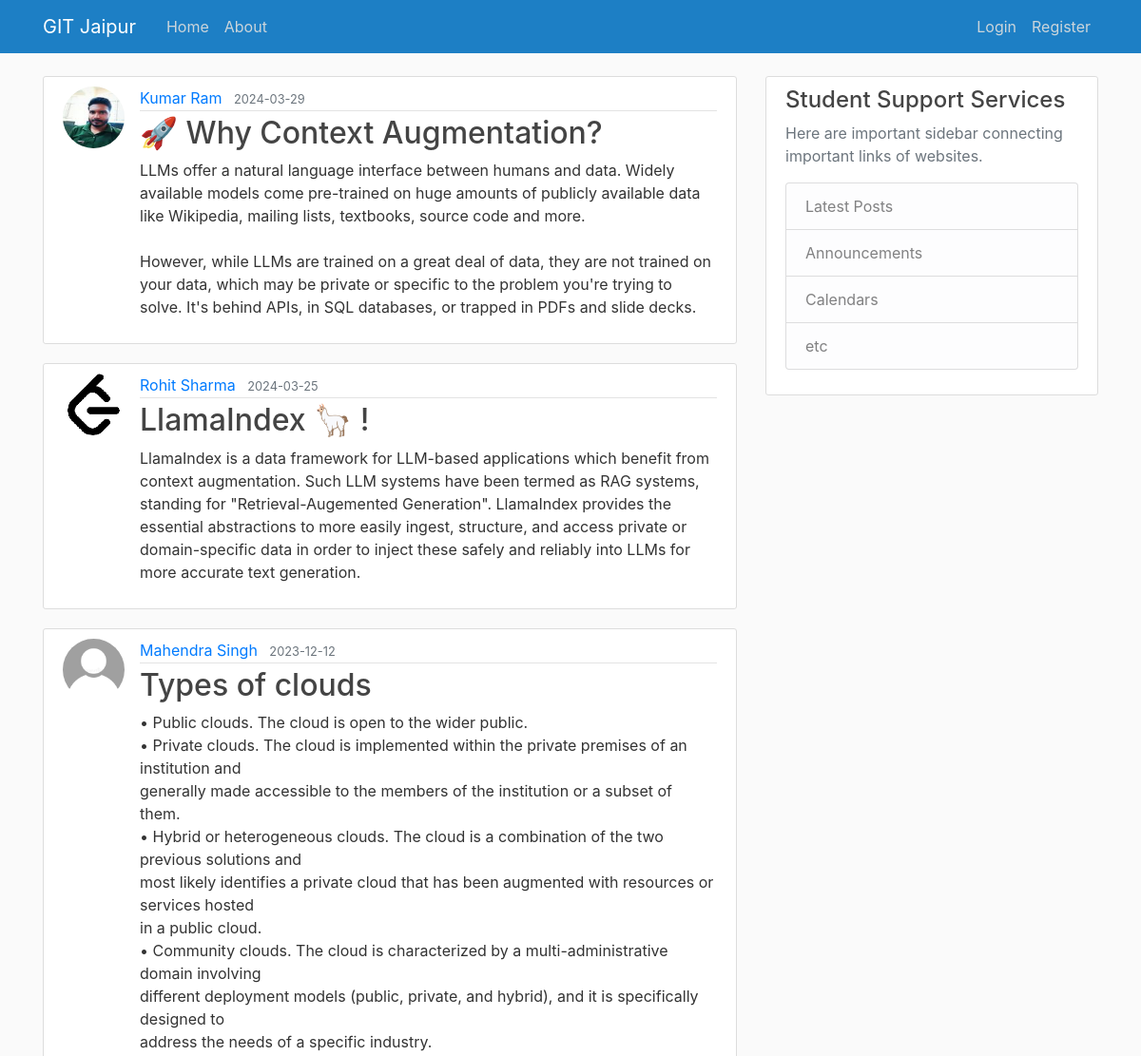
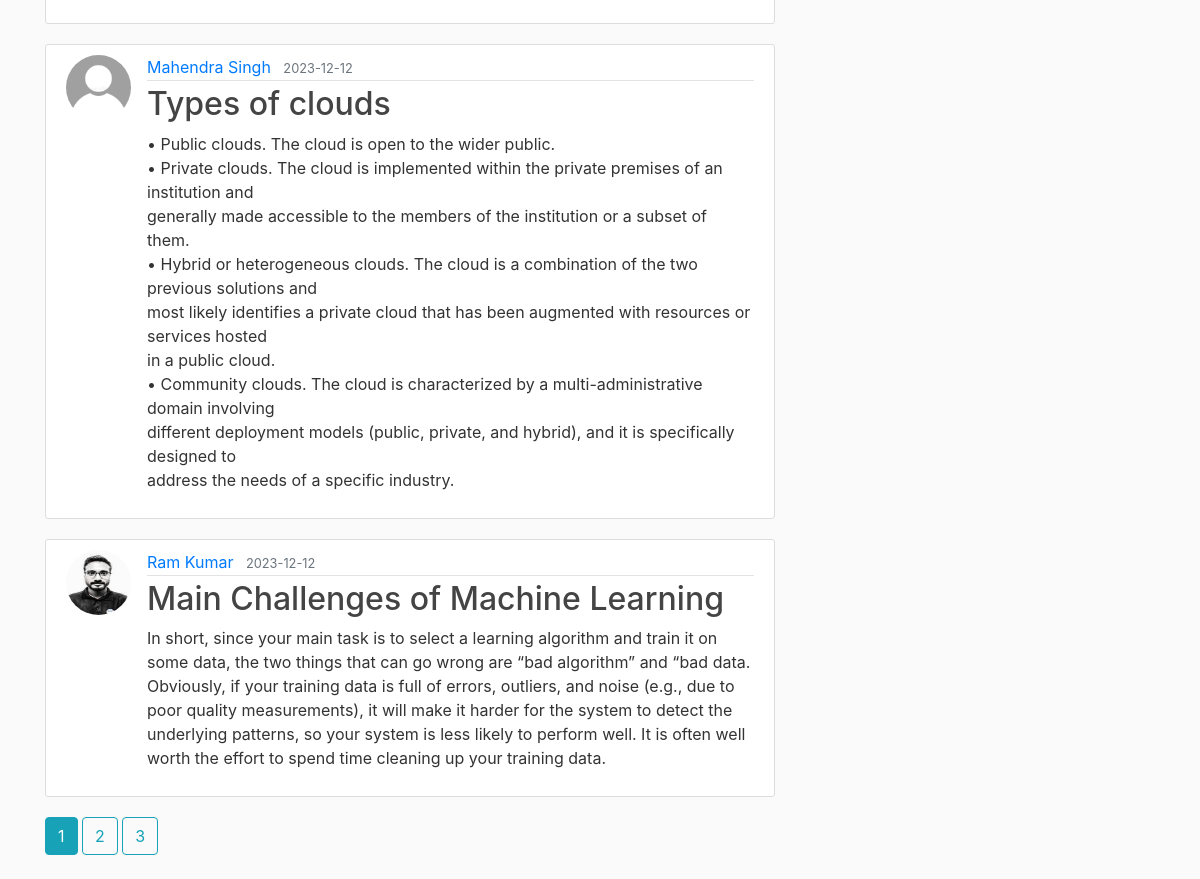
The page /home on the database its author committed (2 pictures, top to bottom).
### flask_app/models.py (models this page shows, shortened)
class Post(db.Model):
    id = db.Column(db.Integer, primary_key=True)
    title = db.Column(db.String(100), nullable=False)
    msg_date = db.Column(db.DateTime, nullable=False, default=datetime.now(timezone.utc))
    content = db.Column(db.Text, nullable=False)
    user_id = db.Column(db.Integer, db.ForeignKey('user.id'), nullable=False)

class User(db.Model, UserMixin):
    id = db.Column(db.Integer, primary_key=True)
    username = db.Column(db.String(20), unique=True, nullable=False)
    email = db.Column(db.String(120), unique=True, nullable=False)
    image_file = db.Column(db.String(20), nullable=False, default='default.jpg')
    password = db.Column(db.String(60), nullable=False)
    msges = db.relationship('Post', backref='sender', lazy=True)

### flask_app/routes.py (the view)
@app.route('/')
@app.route('/home')
def home():
    page = request.args.get('page', 1, type=int)
    posts = Post.query.order_by(Post.msg_date.desc()).paginate(page=page, per_page=5)
    return render_template('home.html', posts = posts)

### flask_app/templates/home.html
{% extends "layout.html" %}
{% block content %}
    {% for post in posts.items %}
        <article class="media content-section">
            <img class="rounded-circle article-img" src="{{ url_for('static', filename='profile_pic/'+post.sender.image_file) }}">
            <div class="media-body">
                <div class="article-metadata">
                    <a class="mr-2" href="{{ url_for('user_posts', username=post.sender.username) }}">{{ post.sender.username }}</a>
                    <small class="text-muted">{{ post.msg_date.strftime('%Y-%m-%d') }}</small>
                </div>
                <h2><a class="article-title" href="{{ url_for('post', post_id=post.id) }}">{{ post.title }}</a></h2>
                <p class="article-content">{{ post.content }}</p>
            </div>
        </article>
    {% endfor %}
    {% for page_num in posts.iter_pages(left_edge=1, right_edge=1, left_current=1, right_current=2) %}
        {% if page_num %}
            {% if posts.page == page_num %}
                <a class="btn btn-info mb-4" href="{{ url_for('home', page=page_num) }}">{{ page_num }}</a>
            {% else %}
                <a class="btn btn-outline-info mb-4" href="{{ url_for('home', page=page_num) }}">{{ page_num }}</a>
            {% endif %}
        {% else %}
            ...
        {% endif %}
    {% endfor %}
{% endblock content %}

### flask_app/templates/layout.html (shortened to what this page needs)
<!DOCTYPE html>
<html>
<head>
    <link rel="stylesheet" href="https://cdn.jsdelivr.net/npm/bootstrap@4.4.1/dist/css/bootstrap.min.css">
    <link rel="stylesheet" type="text/css" href="{{url_for('static', filename='main.css')}}">
</head>
<body>
    <header class="site-header">
        <nav class="navbar navbar-expand-md navbar-dark bg-steel fixed-top">
            <div class="container">
                <a class="navbar-brand mr-4" href="https://gitjaipur.com/">GIT Jaipur</a>
                <div class="collapse navbar-collapse" id="navbarToggle">
                <div class="navbar-nav mr-auto">
                    <a class="nav-item nav-link" href="{{ url_for('home') }}">Home</a>
                    <a class="nav-item nav-link" href="{{ url_for('about') }}">About</a>
                </div>
                <div class="navbar-nav">
                    {% if current_user.is_authenticated %}
                        <a class="nav-item nav-link" href="{{ url_for('new_post') }}">New Post</a>
                        <a class="nav-item nav-link" href="{{ url_for('account') }}">Account</a>
                        <a class="nav-item nav-link" href="{{ url_for('logout') }}">Logout</a>
                    {% else %}
                        <a class="nav-item nav-link" href="{{ url_for('login') }}">Login</a>
                        <a class="nav-item nav-link" href="{{ url_for('register') }}">Register</a>
                    {% endif %}
                </div>
                </div>
            </div>
        </nav>
    </header>
    <main role="main" class="container">
        <div class="row">
            <div class="col-md-8">
                {% block content %}{% endblock %}
            </div>
            <div class="col-md-4">
                <div class="content-section">
                <h4>Student Support Services</h4>
                <p class='text-muted'>Here are important sidebar connecting important links of websites.
                    <ul class="list-group">
                    <li class="list-group-item list-group-item-light">Latest Posts</li>
                    <li class="list-group-item list-group-item-light">Announcements</li>
                    <li class="list-group-item list-group-item-light">Calendars</li>
                    <li class="list-group-item list-group-item-light">etc</li>
                    </ul>
                </p>
                </div>
            </div>
        </div>
    </main>
</body>
</html>

### flask_app/static/main.css (style rules this page uses)
body { background: #fafafa; color: #333333; margin-top: 5rem; }
h1, h2, h3, h4, h5, h6 { color: #444444; }
.bg-steel { background-color: #1d7fc5; }
.site-header .navbar-nav .nav-link { color: #cbd5db; }
.content-section { background: #ffffff; padding: 10px 20px; border: 1px solid #dddddd; border-radius: 3px; margin-bottom: 20px; }
.article-title { color: #444444; }
.article-content { white-space: pre-line; }
.article-img { height: 65px; width: 65px; margin-right: 16px; }
.article-metadata { padding-bottom: 1px; margin-bottom: 4px; border-bottom: 1px solid #e3e3e3 }

### rows shown on the page
Post: image_file (picture), sender.username "Kumar Ram", msg_date "2024-03-29", title "🚀 Why Context Augmentation?", content "LLMs offer a natural language interface between humans and data. Widely available models come pre-trained on huge amounts of publicly available data like Wikipedia, mailing lists, textbooks, source code and more. However, while LLMs are trained on a great deal of data, they are not trained on your data, which may be private or specific to the problem you're trying to solve. It's behind APIs, in SQL databases, or trapped in PDFs and slide decks."
Post: image_file (picture), sender.username "Rohit Sharma", msg_date "2024-03-25", title "LlamaIndex 🦙 !", content "LlamaIndex is a data framework for LLM-based applications which benefit from context augmentation. Such LLM systems have been termed as RAG systems, standing for \"Retrieval-Augemented Generation\". LlamaIndex provides the essential abstractions to more easily ingest, structure, and access private or domain-specific data in order to inject these safely and reliably into LLMs for more accurate text generation."
Post: image_file (placeholder picture), sender.username "Mahendra Singh", msg_date "2023-12-12", title "Types of clouds", content "• Public clouds. The cloud is open to the wider public. • Private clouds. The cloud is implemented within the private premises of an institution and generally made accessible to the members of the institution or a subset of them. • Hybrid or heterogeneous clouds. The cloud is a combination of the two previous solutions and most likely identifies a private cloud that has been augmented with resources or services hosted in a public cloud. • Community clouds. The cloud is characterized by a multi-administrative domain involving different deployment models (public, private, and hybrid), and it is specifically designed to address the needs of a specific industry."
Post: image_file (placeholder picture), sender.username "Mahendra Singh", msg_date "2023-12-12", title "Types of clouds", content "• Public clouds. The cloud is open to the wider public. • Private clouds. The cloud is implemented within the private premises of an institution and generally made accessible to the members of the institution or a subset of them. • Hybrid or heterogeneous clouds. The cloud is a combination of the two previous solutions and most likely identifies a private cloud that has been augmented with resources or services hosted in a public cloud. • Community clouds. The cloud is characterized by a multi-administrative domain involving different deployment models (public, private, and hybrid), and it is specifically designed to address the needs of a specific industry."
Post: image_file (picture), sender.username "Ram Kumar", msg_date "2023-12-12", title "Main Challenges of Machine Learning", content "In short, since your main task is to select a learning algorithm and train it on some data, the two things that can go wrong are “bad algorithm” and “bad data. Obviously, if your training data is full of errors, outliers, and noise (e.g., due to poor quality measurements), it will make it harder for the system to detect the underlying patterns, so your system is less likely to perform well. It is often well worth the effort to spend time cleaning up your training data."

### other values the page prints
{{ page_num }} "1"
{{ page_num }} "2" "3"
